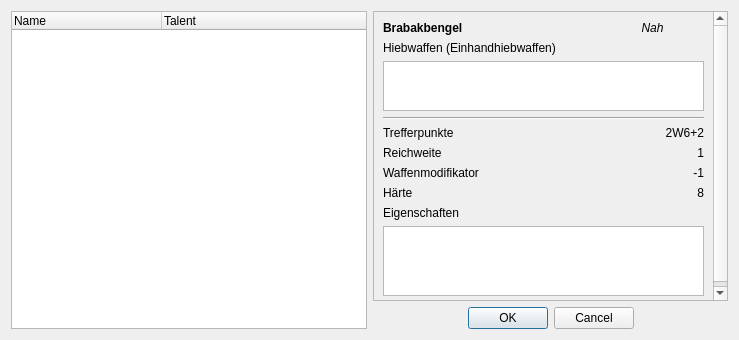
<?xml version="1.0" encoding="UTF-8"?>
<ui version="4.0">
 <class>Dialog</class>
 <widget class="QDialog" name="Dialog">
  <property name="windowModality">
   <enum>Qt::ApplicationModal</enum>
  </property>
  <property name="geometry">
   <rect>
    <x>0</x>
    <y>0</y>
    <width>739</width>
    <height>340</height>
   </rect>
  </property>
  <property name="windowTitle">
   <string>Sephrasto - Waffe wählen...</string>
  </property>
  <layout class="QHBoxLayout" name="horizontalLayout">
   <property name="sizeConstraint">
    <enum>QLayout::SetDefaultConstraint</enum>
   </property>
   <item>
    <widget class="QTreeWidget" name="treeWeapons">
     <property name="editTriggers">
      <set>QAbstractItemView::NoEditTriggers</set>
     </property>
     <property name="showDropIndicator" stdset="0">
      <bool>false</bool>
     </property>
     <property name="alternatingRowColors">
      <bool>true</bool>
     </property>
     <attribute name="headerVisible">
      <bool>true</bool>
     </attribute>
     <attribute name="headerCascadingSectionResizes">
      <bool>false</bool>
     </attribute>
     <attribute name="headerDefaultSectionSize">
      <number>150</number>
     </attribute>
     <attribute name="headerStretchLastSection">
      <bool>true</bool>
     </attribute>
     <column>
      <property name="text">
       <string>Name</string>
      </property>
     </column>
     <column>
      <property name="text">
       <string>Talent</string>
      </property>
     </column>
    </widget>
   </item>
   <item>
    <layout class="QVBoxLayout" name="verticalLayout">
     <item>
      <widget class="QScrollArea" name="scrollArea">
       <property name="font">
        <font>
         <weight>50</weight>
         <bold>false</bold>
        </font>
       </property>
       <property name="widgetResizable">
        <bool>true</bool>
       </property>
       <widget class="QWidget" name="scrollAreaWidgetContents">
        <property name="geometry">
         <rect>
          <x>0</x>
          <y>0</y>
          <width>353</width>
          <height>289</height>
         </rect>
        </property>
        <layout class="QGridLayout" name="gridLayout">
         <item row="9" column="2">
          <widget class="QLabel" name="labelH">
           <property name="text">
            <string>8</string>
           </property>
           <property name="alignment">
            <set>Qt::AlignRight|Qt::AlignTrailing|Qt::AlignVCenter</set>
           </property>
          </widget>
         </item>
         <item row="8" column="2">
          <widget class="QLabel" name="labelWMLZ">
           <property name="text">
            <string>-1</string>
           </property>
           <property name="alignment">
            <set>Qt::AlignRight|Qt::AlignTrailing|Qt::AlignVCenter</set>
           </property>
          </widget>
         </item>
         <item row="7" column="2">
          <widget class="QLabel" name="labelRW">
           <property name="text">
            <string>1</string>
           </property>
           <property name="alignment">
            <set>Qt::AlignRight|Qt::AlignTrailing|Qt::AlignVCenter</set>
           </property>
          </widget>
         </item>
         <item row="6" column="2">
          <widget class="QLabel" name="labelTP">
           <property name="text">
            <string>2W6+2</string>
           </property>
           <property name="alignment">
            <set>Qt::AlignRight|Qt::AlignTrailing|Qt::AlignVCenter</set>
           </property>
          </widget>
         </item>
         <item row="7" column="0">
          <widget class="QLabel" name="label_4">
           <property name="text">
            <string>Reichweite</string>
           </property>
          </widget>
         </item>
         <item row="8" column="0">
          <widget class="QLabel" name="labelWMLZ_Text">
           <property name="text">
            <string>Waffenmodifikator</string>
           </property>
          </widget>
         </item>
         <item row="6" column="0">
          <widget class="QLabel" name="label_2">
           <property name="font">
            <font>
             <weight>50</weight>
             <bold>false</bold>
            </font>
           </property>
           <property name="text">
            <string>Trefferpunkte</string>
           </property>
          </widget>
         </item>
         <item row="10" column="0">
          <widget class="QLabel" name="label_12">
           <property name="text">
            <string>Eigenschaften</string>
           </property>
          </widget>
         </item>
         <item row="9" column="0" colspan="2">
          <widget class="QLabel" name="label_10">
           <property name="text">
            <string>Härte</string>
           </property>
          </widget>
         </item>
         <item row="0" column="2">
          <widget class="QLabel" name="labelTyp">
           <property name="font">
            <font>
             <italic>true</italic>
            </font>
           </property>
           <property name="text">
            <string>Nah</string>
           </property>
           <property name="alignment">
            <set>Qt::AlignCenter</set>
           </property>
          </widget>
         </item>
         <item row="5" column="0" colspan="3">
          <widget class="Line" name="line">
           <property name="orientation">
            <enum>Qt::Horizontal</enum>
           </property>
          </widget>
         </item>
         <item row="11" column="0" colspan="3">
          <widget class="QPlainTextEdit" name="plainEigenschaften">
           <property name="readOnly">
            <bool>true</bool>
           </property>
           <property name="textInteractionFlags">
            <set>Qt::TextSelectableByKeyboard|Qt::TextSelectableByMouse</set>
           </property>
          </widget>
         </item>
         <item row="0" column="0" colspan="2">
          <widget class="QLabel" name="labelName">
           <property name="font">
            <font>
             <weight>75</weight>
             <bold>true</bold>
            </font>
           </property>
           <property name="text">
            <string>Brabakbengel</string>
           </property>
          </widget>
         </item>
         <item row="4" column="0" colspan="3">
          <widget class="QPlainTextEdit" name="plainStile">
           <property name="maximumSize">
            <size>
             <width>16777215</width>
             <height>50</height>
            </size>
           </property>
           <property name="readOnly">
            <bool>true</bool>
           </property>
          </widget>
         </item>
         <item row="3" column="0" colspan="3">
          <widget class="QLabel" name="labelFert">
           <property name="text">
            <string>Hiebwaffen (Einhandhiebwaffen)</string>
           </property>
          </widget>
         </item>
        </layout>
       </widget>
      </widget>
     </item>
     <item>
      <widget class="QDialogButtonBox" name="buttonBox">
       <property name="orientation">
        <enum>Qt::Horizontal</enum>
       </property>
       <property name="standardButtons">
        <set>QDialogButtonBox::Cancel|QDialogButtonBox::Ok</set>
       </property>
       <property name="centerButtons">
        <bool>true</bool>
       </property>
      </widget>
     </item>
    </layout>
   </item>
  </layout>
 </widget>
 <resources/>
 <connections>
  <connection>
   <sender>buttonBox</sender>
   <signal>accepted()</signal>
   <receiver>Dialog</receiver>
   <slot>accept()</slot>
   <hints>
    <hint type="sourcelabel">
     <x>248</x>
     <y>254</y>
    </hint>
    <hint type="destinationlabel">
     <x>157</x>
     <y>274</y>
    </hint>
   </hints>
  </connection>
  <connection>
   <sender>buttonBox</sender>
   <signal>rejected()</signal>
   <receiver>Dialog</receiver>
   <slot>reject()</slot>
   <hints>
    <hint type="sourcelabel">
     <x>316</x>
     <y>260</y>
    </hint>
    <hint type="destinationlabel">
     <x>286</x>
     <y>274</y>
    </hint>
   </hints>
  </connection>
 </connections>
</ui>
